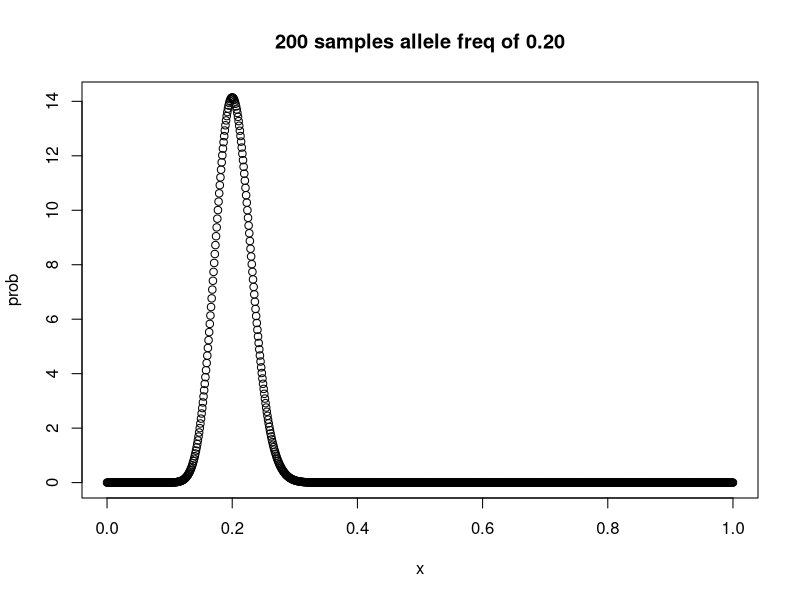
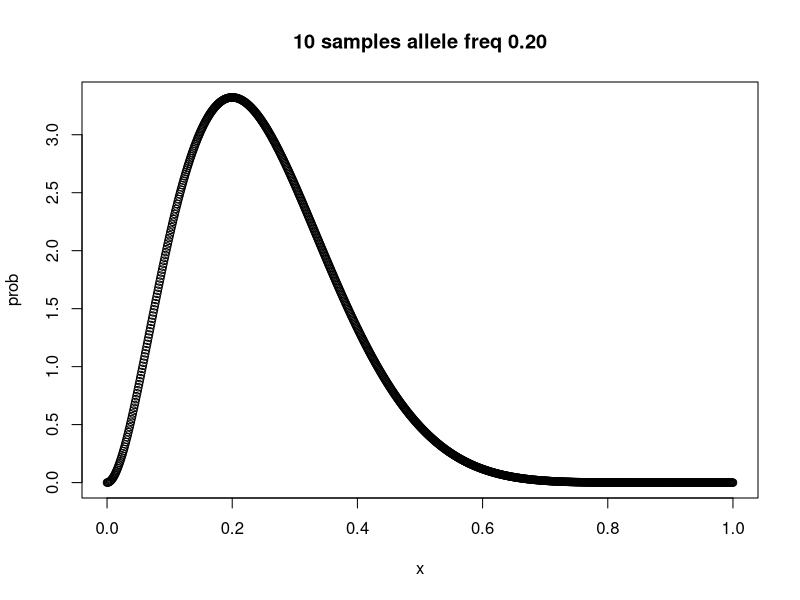

These charts were generated, in order, by the following R code:
## ---- chunk 1
# k number of succesestsof us getting a G allele
# p is the proportion of G alleles in the prior so 0.20
# n is the sampling total
# Sampling
k=40
n=200

alpha=1
beta=1
x=seq(0,1,length=1000)
shape1=k+alpha
shape2=n-k+beta
prob=dbeta(x, shape1, shape2, nc= 0)

plot(x,prob, main = "200 samples allele freq of 0.20")
# 10 samples allele freq if 0,20
k=2
n=10

x=seq(0,1,length=1000)
shape1=k+alpha # K is the b allele
shape2=n-k+beta # n-k is the A lelle? 
prob=dbeta(x, shape1, shape2, nc= 0)

plot(x,prob, main = "10 samples allele freq 0.20")

print("MAP:")
MAP <-  (shape1-1)/(shape1 + shape2 -2)
print(MAP)
## ---- chunk 2
#...
## ---- chunk 3
#...
